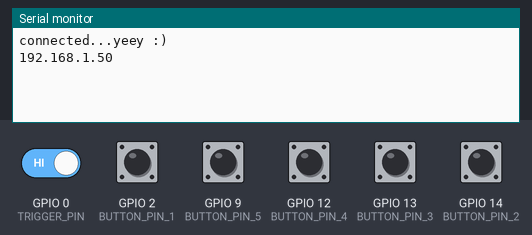
This sketch was run on a simulated ESP8266 (NodeMCU). On the bench: the last lines printed to the serial monitor. The inputs (shaded band) are chosen by the test bench; at power-on: GPIO 0 (TRIGGER_PIN), GPIO 2 (BUTTON_PIN_1), GPIO 9 (BUTTON_PIN_5), GPIO 12 (BUTTON_PIN_4), GPIO 13 (BUTTON_PIN_3), GPIO 14 (BUTTON_PIN_2) HIGH. WiFi joins after 1.5 s; servers stay silent unless stated. At 8.7 s the program restarts the board; the recording ends there.

Above: at 3.8 s.
3.9 s: GPIO 2 (BUTTON_PIN_1) pulled LOW for 0.15 s
At 4.6 s:
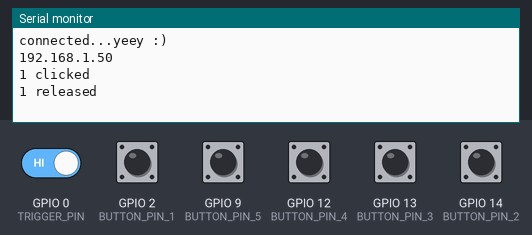
5.6 s: GPIO 0 (TRIGGER_PIN) driven LOW
At 6.4 s:
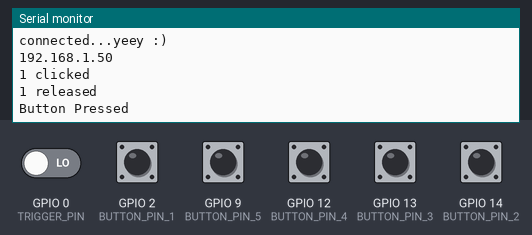

The sketch:

DMX_RemoteV1.ino
```cpp
//#define OLED

#include "Button2.h"
#include <AsyncDelay.h>

#if defined(OLED)
#include "SSD1306Wire.h"
#include "OLEDDisplayUi.h"
#endif // OLED

#include <WiFiManager.h> // https://github.com/tzapu/WiFiManager

#define TRIGGER_PIN 0


// OTA Includes
#include <ESP8266mDNS.h>
#include <ArduinoOTA.h>

#ifdef OLED
#define WiFi_Logo_width 60
#define WiFi_Logo_height 36
const uint8_t WiFi_Logo_bits[] PROGMEM = {
  0x00, 0x00, 0x00, 0x00, 0x00, 0x00, 0x00, 0x00, 0x00, 0x00, 0x00, 0xF8,
  0x00, 0x00, 0x00, 0x00, 0x00, 0x00, 0x80, 0xFF, 0x07, 0x00, 0x00, 0x00,
  0x00, 0x00, 0xE0, 0xFF, 0x1F, 0x00, 0x00, 0x00, 0x00, 0x00, 0xF8, 0xFF,
  0x7F, 0x00, 0x00, 0x00, 0x00, 0x00, 0xFC, 0xFF, 0xFF, 0x00, 0x00, 0x00,
  0x00, 0x00, 0xFE, 0xFF, 0xFF, 0x01, 0x00, 0x00, 0x00, 0x00, 0xFF, 0xFF,
  0xFF, 0x03, 0x00, 0x00, 0x00, 0xFC, 0xFF, 0xFF, 0xFF, 0xFF, 0x00, 0x00,
  0x00, 0xFF, 0xFF, 0xFF, 0x07, 0xC0, 0x83, 0x01, 0x80, 0xFF, 0xFF, 0xFF,
  0x01, 0x00, 0x07, 0x00, 0xC0, 0xFF, 0xFF, 0xFF, 0x00, 0x00, 0x0C, 0x00,
  0xC0, 0xFF, 0xFF, 0x7C, 0x00, 0x60, 0x0C, 0x00, 0xC0, 0x31, 0x46, 0x7C,
  0xFC, 0x77, 0x08, 0x00, 0xE0, 0x23, 0xC6, 0x3C, 0xFC, 0x67, 0x18, 0x00,
  0xE0, 0x23, 0xE4, 0x3F, 0x1C, 0x00, 0x18, 0x00, 0xE0, 0x23, 0x60, 0x3C,
  0x1C, 0x70, 0x18, 0x00, 0xE0, 0x03, 0x60, 0x3C, 0x1C, 0x70, 0x18, 0x00,
  0xE0, 0x07, 0x60, 0x3C, 0xFC, 0x73, 0x18, 0x00, 0xE0, 0x87, 0x70, 0x3C,
  0xFC, 0x73, 0x18, 0x00, 0xE0, 0x87, 0x70, 0x3C, 0x1C, 0x70, 0x18, 0x00,
  0xE0, 0x87, 0x70, 0x3C, 0x1C, 0x70, 0x18, 0x00, 0xE0, 0x8F, 0x71, 0x3C,
  0x1C, 0x70, 0x18, 0x00, 0xC0, 0xFF, 0xFF, 0x3F, 0x00, 0x00, 0x08, 0x00,
  0xC0, 0xFF, 0xFF, 0x1F, 0x00, 0x00, 0x0C, 0x00, 0x80, 0xFF, 0xFF, 0x1F,
  0x00, 0x00, 0x06, 0x00, 0x80, 0xFF, 0xFF, 0x0F, 0x00, 0x00, 0x07, 0x00,
  0x00, 0xFE, 0xFF, 0xFF, 0xFF, 0xFF, 0x01, 0x00, 0x00, 0xF8, 0xFF, 0xFF,
  0xFF, 0x7F, 0x00, 0x00, 0x00, 0x00, 0xFE, 0xFF, 0xFF, 0x01, 0x00, 0x00,
  0x00, 0x00, 0xFC, 0xFF, 0xFF, 0x00, 0x00, 0x00, 0x00, 0x00, 0xF8, 0xFF,
  0x7F, 0x00, 0x00, 0x00, 0x00, 0x00, 0xE0, 0xFF, 0x1F, 0x00, 0x00, 0x00,
  0x00, 0x00, 0x80, 0xFF, 0x07, 0x00, 0x00, 0x00, 0x00, 0x00, 0x00, 0xFC,
  0x00, 0x00, 0x00, 0x00, 0x00, 0x00, 0x00, 0x00, 0x00, 0x00, 0x00, 0x00,
  };
  #endif


#include "sACN.h"
#include "IDTools.h"
// this is also valid for other platforms which can use only WiFi
// #include <Artnet.h>

// WiFi stuff
// wifimanager can run in a blocking mode or a non blocking mode
// Be sure to know how to process loops with no delay() if using non blocking
bool wm_nonblocking = false; // change to true to use non blocking

WiFiManager wm; // global wm instance
WiFiManagerParameter custom_field; // global param ( for non blocking w params )

const char* ssid = "honeypot_2.4ghz";
const char* pwd = "password";
const IPAddress ip(10, 0, 0, 100); //increment by one for each ESP
const IPAddress gateway(10, 0, 0, 99);
const IPAddress subnet(255, 0, 0, 0);

//ArtnetWiFi artnet;
const String target_ip = "10.0.0.80"; //needs to be .80
uint8_t universe = 1;  // 0 - 15

//sACN
uint8_t mac[6]; // for use with generator
uint8_t cid[16];
IPAddress ipUnicast(10, 0, 0, 80); //needs to be .80
WiFiUDP sacn1;
Source sender(sacn1);

const uint16_t size = 512;
uint8_t data[size];
uint8_t value = 0;

#ifdef OLED
//OLED
SSD1306Wire  display(0x3c, SDA, SCL);
OLEDDisplayUi ui     ( &display );
#endif


/*
D3 = configportal
D2 = SDA
D1 = SCL
D5
D6 = 12
RX = 3
TX = 1
CLK = 6
SD0 =

*/


//Buttons
#define BUTTON_PIN_1 2
#define BUTTON_PIN_2 14
#define BUTTON_PIN_3 13
#define BUTTON_PIN_4 12 //12
#define BUTTON_PIN_5 9


Button2 button_1;
Button2 button_2;
Button2 button_3;
Button2 button_4;
Button2 button_5;

AsyncDelay delay_10s;

char *btn_names[]={"none", "blue", "white", "green"};
int btn_last=0;
int a0value = 0;
float voltage = 0;

struct ButtonData
    {
        uint8_t b1;
        uint8_t b2;
        uint8_t b3;
        uint8_t b4;
        uint8_t b5;
        uint8_t filler[507];
    };

void handleTap(Button2& btn) {
    #ifdef OLED
    display.displayOn();
    #endif
    // check for really long clicks
    ButtonData r;
    if (btn == button_1) {
      Serial.println("1 clicked");
      data[0] = 255;
    } else if (btn == button_2) {
      Serial.println("2 clicked");
      btn_last=2;
      data[1] = 255;
    } else if (btn == button_3) {
      Serial.println("3 clicked");
      btn_last=3;
      data[2] = 255;
    } else if (btn == button_4) {
      Serial.println("4 clicked");
      data[3] = 255;
    } else if (btn == button_5) {
      Serial.println("5 clicked");
      data[4] = 255;
    }

    sender.dmx(data);
    sender.send();
    //artnet.setArtDmxData(data, size);
    //artnet.streamArtDmxTo(target_ip, universe);
    delay_10s.restart();
}

void handleRelease(Button2& btn) {
    #ifdef OLED
    display.displayOn();
    #endif
    // check for really long clicks
    ButtonData r;
    if (btn == button_1) {
      Serial.println("1 released");
      data[0] = 0;
    } else if (btn == button_2) {
      Serial.println("2 released");
      btn_last=2;
      data[1] = 0;
    } else if (btn == button_3) {
      Serial.println("3 released");
      btn_last=3;
      data[2] = 0;
    } else if (btn == button_4) {
      Serial.println("4 released");
      data[3] = 0;
    } else if (btn == button_5) {
      Serial.println("5 released");
      data[4] = 0;
    }

    sender.dmx(data);
    sender.send();
    //artnet.setArtDmxData(data, size);
    //artnet.streamArtDmxTo(target_ip, universe);
    delay_10s.restart();
}

#ifdef OLED
void msOverlay(OLEDDisplay *display, OLEDDisplayUiState* state) {
  a0value = analogRead(A0);
  voltage = a0value * 5.0/1023;
  display->setTextAlignment(TEXT_ALIGN_RIGHT);
  display->setFont(ArialMT_Plain_10);
  display->drawString(128, 0, "Q: " + String(wm.getRSSIasQuality(WiFi.RSSI())) + " / Bat: " + String(voltage) + "V / A0: " + String(a0value));

}


void drawFrame3(OLEDDisplay *display, OLEDDisplayUiState* state, int16_t x, int16_t y) {
  // Text alignment demo
  display->setFont(ArialMT_Plain_10);

  // The coordinates define the left starting point of the text
  display->setTextAlignment(TEXT_ALIGN_LEFT);
  display->drawString(0 + x, 11 + y, "Btn1: " + String(data[0]) + " / Btn2: " + String(data[1]));
  display->drawString(0 + x, 22 + y, "Btn3: " + String(data[2]) + " / Btn4: " + String(data[3]));
  display->drawString(0 + x, 33 + y, "Btn5: " + String(data[4]) + " / BtnX: " + String(data[5]));

}

// This array keeps function pointers to all frames
// frames are the single views that slide in
FrameCallback frames[] = { drawFrame3 };
// how many frames are there?
int frameCount = 1;

OverlayCallback overlays[] = { msOverlay };
int overlaysCount = 1;
#endif

void setup() {
    Serial.begin(115200);
    Serial.setDebugOutput(true);

    #ifdef OLED
    ui.setTargetFPS(10);
    ui.setIndicatorPosition(BOTTOM);

    // Defines where the first frame is located in the bar.
    ui.setIndicatorDirection(LEFT_RIGHT);
    ui.setFrameAnimation(SLIDE_LEFT);
    ui.disableAutoTransition();
    ui.setFrames(frames, frameCount);
    ui.setOverlays(overlays, overlaysCount);
    ui.init();
    display.flipScreenVertically();
    display.drawXbm(0 + 34, 0 + 14, WiFi_Logo_width, WiFi_Logo_height, WiFi_Logo_bits);
    display.display();
    #endif
    // WiFi stuff
    WiFi.mode(WIFI_STA); // explicitly set mode, esp defaults to STA+AP
    pinMode(TRIGGER_PIN, INPUT);

    // wm.resetSettings(); // wipe settings

    if(wm_nonblocking) wm.setConfigPortalBlocking(false);

    // add a custom input field
    int customFieldLength = 40;

    // new (&custom_field) WiFiManagerParameter("customfieldid", "Custom Field Label", "Custom Field Value", customFieldLength,"placeholder=\"Custom Field Placeholder\"");

    // test custom html input type(checkbox)
    // new (&custom_field) WiFiManagerParameter("customfieldid", "Custom Field Label", "Custom Field Value", customFieldLength,"placeholder=\"Custom Field Placeholder\" type=\"checkbox\""); // custom html type

    // test custom html(radio)
    const char* custom_radio_str = "<br/><label for='customfieldid'>Custom Field Label</label><input type='radio' name='customfieldid' value='1' checked> One<br><input type='radio' name='customfieldid' value='2'> Two<br><input type='radio' name='customfieldid' value='3'> Three";
    new (&custom_field) WiFiManagerParameter(custom_radio_str); // custom html input

    WiFiManagerParameter custom_artnet_target("artnet_ip", "Artnet Target", "", 15);
    WiFiManagerParameter custom_artnet_uni("artnet_uni", "Universe", "", 6);
    WiFiManagerParameter custom_btn1("btn1", "btn1 addr", "", 6);
    WiFiManagerParameter custom_btn2("btn2", "btn2 addr", "", 6);
    WiFiManagerParameter custom_btn3("btn3", "btn3 addr", "", 6);
    WiFiManagerParameter custom_btn4("btn4", "btn4 addr", "", 6);


    wm.addParameter(&custom_field);
    wm.addParameter(&custom_artnet_target);
    wm.addParameter(&custom_artnet_uni);
    wm.addParameter(&custom_btn1);
    wm.addParameter(&custom_btn2);
    wm.addParameter(&custom_btn3);
    wm.addParameter(&custom_btn4);
    wm.setSaveParamsCallback(saveParamCallback);

    // custom menu via array or vector
    //
    // menu tokens, "wifi","wifinoscan","info","param","close","sep","erase","restart","exit" (sep is seperator) (if param is in menu, params will not show up in wifi page!)
    // const char* menu[] = {"wifi","info","param","sep","restart","exit"};
    // wm.setMenu(menu,6);
    std::vector<const char *> menu = {"wifi","info","param","sep","restart","exit"};
    wm.setMenu(menu);

    // set dark theme
    wm.setClass("invert");

    //set static ip
    wm.setSTAStaticIPConfig(ip, gateway, subnet); // set static ip,gw,sn
    wm.setShowStaticFields(true); // force show static ip fields
    wm.setConfigPortalTimeout(120); // auto close configportal after n seconds
    bool res;
    res = wm.autoConnect("AutoConnectAP","password"); // password protected ap

    if(!res) {
      Serial.println("Failed to connect or hit timeout");
      #ifdef OLED
      display.clear();
      display.setTextAlignment(TEXT_ALIGN_CENTER);
      display.drawString(64, 15, "Failed to connect or hit timeout");
      display.display();
      #endif
      // ESP.restart();
      delay(1000);
      // ESP.restart();
    }
    else {
      //if you get here you have connected to the WiFi
      Serial.println("connected...yeey :)");
      #ifdef OLED
      display.clear();
      display.setTextAlignment(TEXT_ALIGN_CENTER);
      display.drawString(64, 15, "connected...yeey :)");
      display.display();
      #endif
      delay(1000);
    }

    Serial.println(WiFi.localIP());
    ArduinoOTA.setPassword("geheimesPasswort");
    ArduinoOTA.begin();
    #ifdef OLED
    ArduinoOTA.onStart([]() {
      display.displayOn();
      display.clear();
      display.setFont(ArialMT_Plain_10);
      display.setTextAlignment(TEXT_ALIGN_CENTER_BOTH);
      display.drawString(display.getWidth()/2, display.getHeight()/2 - 10, "OTA Update");
      display.display();
    });
    #endif

    #ifdef OLED
    ArduinoOTA.onProgress([](unsigned int progress, unsigned int total) {
      display.displayOn();
      display.drawProgressBar(4, 32, 120, 8, progress / (total / 100) );
      display.display();
    });


    ArduinoOTA.onEnd([]() {
      display.displayOn();
      display.clear();
      display.setFont(ArialMT_Plain_10);
      display.setTextAlignment(TEXT_ALIGN_CENTER_BOTH);
      display.drawString(display.getWidth()/2, display.getHeight()/2, "Restart");
      display.display();
    });
    #endif

    //setup sACN
    generateUUID(cid, micros());
    deviceCID(cid);
    deviceName("Funkzuender");
    sender.begin(ipUnicast,18, 100, false);
    //artnet.begin();
    //button.setDebounceTime(100);

    // if Artnet packet comes to this universe, this function is called
    /*artnet.subscribeArtDmxUniverse(universe, [&](const uint8_t *data, uint16_t size, const ArtDmxMetadata& metadata, const ArtNetRemoteInfo& remote) {
        Serial.print("lambda : artnet data from ");
        Serial.print(remote.ip);
        Serial.print(":");
        Serial.print(remote.port);
        Serial.print(", universe = ");
        Serial.print(universe);
        Serial.print(", size = ");
        Serial.print(size);
        Serial.print(") :");
        for (size_t i = 0; i < size; ++i) {
            Serial.print(data[i]);
            Serial.print(",");
        }
        Serial.println();
    });

    // if Artnet packet comes, this function is called to every universe
    artnet.subscribeArtDmx([&](const uint8_t *data, uint16_t size, const ArtDmxMetadata& metadata, const ArtNetRemoteInfo& remote) {
        Serial.print("received ArtNet data from ");
        Serial.print(remote.ip);
        Serial.print(":");
        Serial.print(remote.port);
        Serial.print(", net = ");
        Serial.print(metadata.net);
        Serial.print(", subnet = ");
        Serial.print(metadata.subnet);
        Serial.print(", universe = ");
        Serial.print(metadata.universe);
        Serial.print(", sequence = ");
        Serial.print(metadata.sequence);
        Serial.print(", size = ");
        Serial.print(size);
        Serial.println(")");
    });
    */
    button_1.begin(BUTTON_PIN_1);
    button_1.setPressedHandler(handleTap);
    button_1.setReleasedHandler(handleRelease);
    button_2.begin(BUTTON_PIN_2);
    button_2.setPressedHandler(handleTap);
    button_2.setReleasedHandler(handleRelease);
    button_3.begin(BUTTON_PIN_3);
    button_3.setPressedHandler(handleTap);
    button_3.setReleasedHandler(handleRelease);
    button_4.begin(BUTTON_PIN_4);
    button_4.setPressedHandler(handleTap);
    button_4.setReleasedHandler(handleRelease);
    button_5.begin(BUTTON_PIN_5);
    button_5.setPressedHandler(handleTap);
    button_5.setReleasedHandler(handleRelease);

    wifi_set_sleep_type(LIGHT_SLEEP_T);
    delay_10s.start(10000, AsyncDelay::MILLIS);
}

void checkButton(){
  // check for button press
  if ( digitalRead(TRIGGER_PIN) == LOW ) {
    // poor mans debounce/press-hold, code not ideal for production
    delay(50);
    if( digitalRead(TRIGGER_PIN) == LOW ){
      Serial.println("Button Pressed");
      // still holding button for 3000 ms, reset settings, code not ideaa for production
      delay(3000); // reset delay hold
      if( digitalRead(TRIGGER_PIN) == LOW ){
        Serial.println("Button Held");
        Serial.println("Erasing Config, restarting");
        wm.resetSettings();
        ESP.restart();
      }

      // start portal w delay
      Serial.println("Starting config portal");
      #ifdef OLED
      display.displayOn();
      display.clear();
      display.setTextAlignment(TEXT_ALIGN_CENTER);
      display.drawString(64, 15, "Starting config portal");
      display.display();
      #endif
      delay(1000);
      wm.setConfigPortalTimeout(120);

      if (!wm.startConfigPortal("OnDemandAP","password")) {
        Serial.println("failed to connect or hit timeout");
        #ifdef OLED
        display.clear();
        display.setTextAlignment(TEXT_ALIGN_CENTER);
        display.drawString(64, 15, "failed to connect or hit timeout");
        display.display();
        #endif
        delay(3000);
        // ESP.restart();
      } else {
        //if you get here you have connected to the WiFi
        Serial.println("connected...yeey :)");
        #ifdef OLED
        display.clear();
        display.setTextAlignment(TEXT_ALIGN_CENTER);
        display.drawString(64, 15, "connected...yeey :)");
        display.display();
        #endif
      }
    }
  }
}

String getParam(String name){
  //read parameter from server, for customhmtl input
  String value;
  if(wm.server->hasArg(name)) {
    value = wm.server->arg(name);
  }
  return value;
}

void saveParamCallback(){
  Serial.println("[CALLBACK] saveParamCallback fired");
  Serial.println("PARAM customfieldid = " + getParam("customfieldid"));
}

void loop() {
    if(wm_nonblocking) wm.process(); // avoid delays() in loop when non-blocking and other long running code
    ArduinoOTA.handle();
    checkButton();
    #ifdef OLED
    int remainingTimeBudget = ui.update();
    #endif
    //artnet.parse();  // check if artnet packet has come and execute callback
    button_1.loop();
    button_2.loop();
    button_3.loop();
    button_4.loop();
    button_5.loop();
    //value = (millis() / 4) % 256;
    //memset(data, value, size);
    #ifdef OLED
    if(delay_10s.isExpired())
    {
      display.displayOff();
    }
    #endif
    sender.idle();
    //artnet.setArtDmxData(data, size);
    //artnet.streamArtDmxTo(target_ip, universe);  // automatically send set data in 40fps
    // artnet.streamArtDmxTo(target_ip, net, subnet, univ);  // or you can set net, subnet, and universe
}
```

Measured:
- after the input at 3.9 s, the serial monitor: prints a new line after 0.05 s (image 1)
- after the input at 5.6 s, the serial monitor: prints a new line after 0.05 s (image 2)
